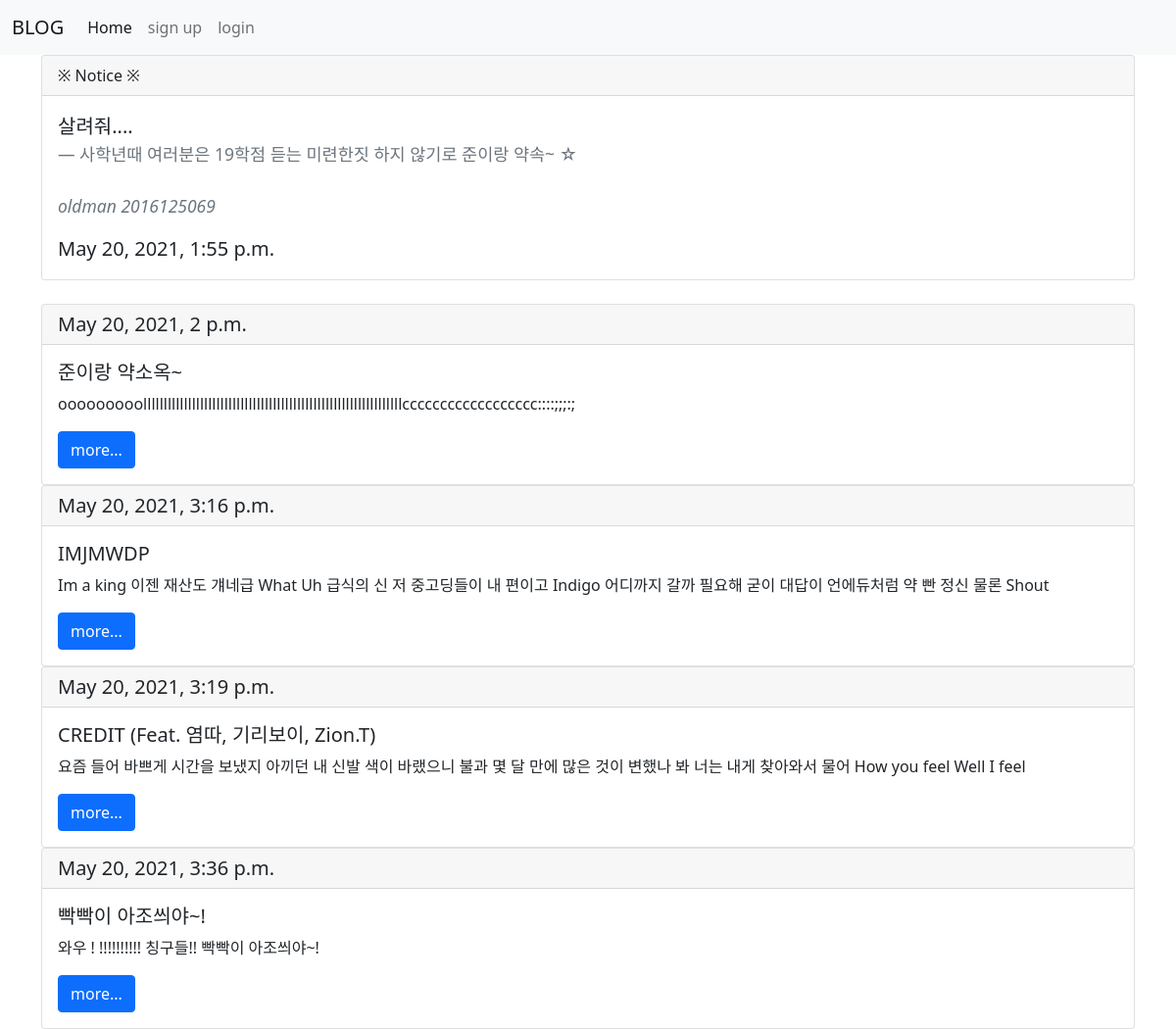
The page / on the database its author committed.
### oldmanblog/models.py (models this page shows, shortened)
class Oldman_notice(models.Model):
    notice_title = models.CharField(max_length=200)
    pub_date = models.DateTimeField('date published')
    name = models.CharField(max_length=10)
    student_code = models.IntegerField()
    body = models.TextField()
    def __str__(self):
        return self.notice_title

class Oldman_blog(models.Model):
    title = models.CharField(max_length=200)
    pub_date = models.DateTimeField('date published')
    body = models.TextField()
    def summary(self):
        return self.body[:100]

### oldmanblog/views.py (the view)
# urls.py: 2. Add a URL to urlpatterns:  path('', views.home, name='home')
def home(request):
    blogs = Oldman_blog.objects
    notices = Oldman_notice.objects
    return render(request,'home.html',{'blogs':blogs, 'notices':notices})

### oldmanblog/templates/home.html
{% extends 'base.html'%}
{% block content%}
  <div class="card">
    <div class="card-header">
      ※ Notice ※
    </div>
    <div class="card-body">
      <blockquote class="blockquote mb-0">
        <p>{{notices.last}}</p>
        <footer class="blockquote-footer">{{notices.last.body}}
          <br>
          <br>
          <p><cite title="Source Title">{{notices.last.name}}  {{notices.last.student_code}}</cite></p></footer>
          <p><cite title="Source Title"></cite>{{notices.last.pub_date}}</p>
        </blockquote>
    </div>
  </div>
  <br>
  {% for blog in blogs.all %}
    <div class="card">
      <h5 class="card-header">{{blog.pub_date}}</h5>
      <div class="card-body">
        <h5 class="card-title">{{blog.title}}</h5>
        <p class="card-text">{{blog.summary}}</p>
        <a href="{%url 'detail' blog.id%}" class="btn btn-primary">more...</a>
      </div>
    </div>
  {% endfor %}
{%endblock%}

### oldman_project2/templates/base.html (shortened to what this page needs)
<!DOCTYPE html>
<html lang="en">
<head>
    <link href="https://cdn.jsdelivr.net/npm/bootstrap@5.0.1/dist/css/bootstrap.min.css" rel="stylesheet">
</head>
<body>
    <nav class="navbar navbar-expand-lg navbar-light bg-light">
        <div class="container-fluid">
          <a class="navbar-brand" href="{% url 'home' %}">BLOG</a>
          <div class="collapse navbar-collapse" id="navbarNavAltMarkup">
            <div class="navbar-nav">
              <a class="nav-link active" aria-current="page" href="{%url 'home'%}">Home</a>
              {% if user.is_authenticated %}
              <a class="nav-link" href="{% url 'new' %}">write</a>
              <a class="nav-link" href="{% url 'aboutme'%}">About me</a>
              <li class="nav-item">
                <a class="nav-link disabled" > {{user.username}} 님 반갑습니다</a>
              </li>
              <a class="nav-link" href="{% url 'logout'%}" >logout</a>
              {% else %}
              <a class="nav-link" href="{% url 'signup'%}" >sign up</a>
              <a class="nav-link" href="{% url 'login'%}" >login</a>
              {%endif%}
            </div>
          </div>
        </div>
      </nav>
      <div class="container">
          {%block content%}
          {%endblock%}
      </div>
</body>
</html>

### rows shown on the page
Oldman_notice: last "살려줘....", last.body "사학년때 여러분은 19학점 듣는 미련한짓 하지 않기로 준이랑 약속~ ☆", last.name "oldman", last.student_code "2016125069", last.pub_date "May 20, 2021, 1:55 p.m."
Oldman_blog: pub_date "May 20, 2021, 2 p.m.", title "준이랑 약소옥~", summary "ooooooooollllllllllllllllllllllllllllllllllllllllllllllllllllllllllllllllcccccccccccccccccc::::;;;:;"
Oldman_blog: pub_date "May 20, 2021, 3:16 p.m.", title "IMJMWDP", summary "Im a king 이젠 재산도 걔네급 What Uh 급식의 신 저 중고딩들이 내 편이고 Indigo 어디까지 갈까 필요해 굳이 대답이 언에듀처럼 약 빤 정신 물론 Shout"
Oldman_blog: pub_date "May 20, 2021, 3:19 p.m.", title "CREDIT (Feat. 염따, 기리보이, Zion.T)", summary "요즘 들어 바쁘게 시간을 보냈지 아끼던 내 신발 색이 바랬으니 불과 몇 달 만에 많은 것이 변했나 봐 너는 내게 찾아와서 물어 How you feel Well I feel"
Oldman_blog: pub_date "May 20, 2021, 3:36 p.m.", title "빡빡이 아조씌야~!", summary "와우 ! !!!!!!!!!! 칭구들!! 빡빡이 아조씌야~!"
